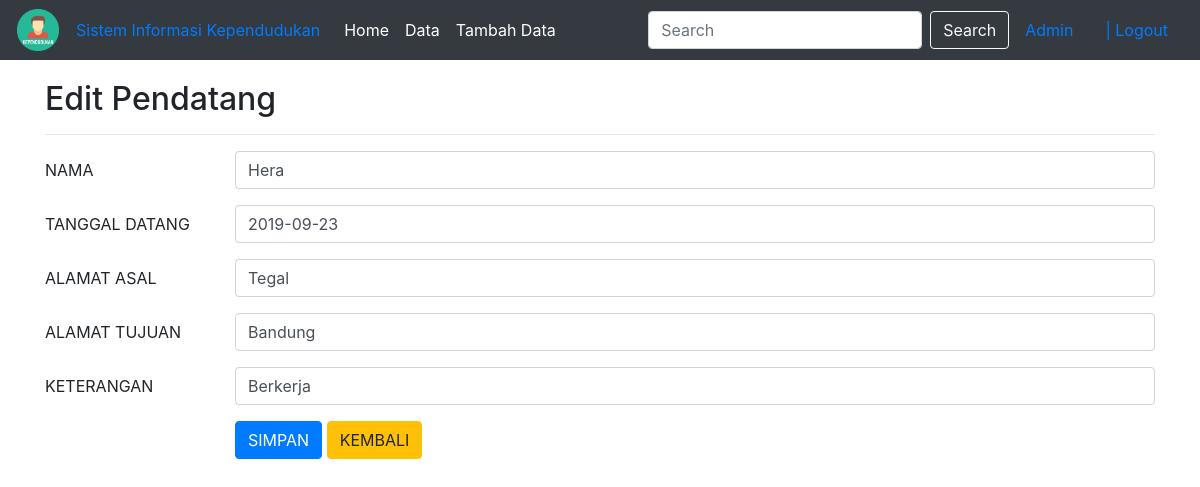
The page /admin/edit_pendatang.php?id=3 on the database its author committed.
### tables this page shows
CREATE TABLE `data_pendatang` (
  `id` int(11) NOT NULL,
  `nama` varchar(25) NOT NULL,
  `tanggal_datang` date NOT NULL,
  `alamat_asal` varchar(100) NOT NULL,
  `alamat_tujuan` varchar(100) NOT NULL,
  `keterangan` varchar(20) NOT NULL
);

### admin/edit_pendatang.php (the view, shortened to what this page needs)
<?php
include('../config.php');
?>
<!DOCTYPE html>
<html>
<head>
	<link rel="stylesheet" href="https://stackpath.bootstrapcdn.com/bootstrap/4.1.3/css/bootstrap.min.css">
</head>
<body>
	<nav class="navbar navbar-expand-md navbar-dark bg-dark">
    <img  alt="Penduduk" src="kependudukan.png" width="42px" style="margin: 1px;padding: 0px color:white;">
    <a href="../main_menu.php" class="nav-item nav-link">Sistem Informasi Kependudukan</a>
    <div class="collapse navbar-collapse" id="navbarCollapse">
        <div class="navbar-nav">
            <a href="index.php" class="nav-item nav-link active">Home</a>
            <a href="data.php" class="nav-item nav-link active">Data</a>
            <a href="tambah_data.php" class="nav-item nav-link active">Tambah Data</a>
        </div>
        <form class="form-inline ml-auto">
            <input type="text" class="form-control mr-sm-2" placeholder="Search">
            <button type="submit" class="btn btn-outline-light">Search</button>
        </form>
        <a href="#" class="nav-item nav-link">Admin</a>
        <a href="form_login.php" class="nav-item nav-link">| Logout</a>
    </div>
</nav>
<div class="container" style="margin-top:20px">
        <b><h2>Edit Pendatang</h2></b>
        <hr>
        <?php
        if(isset($_GET['id'])){
            $id = $_GET['id'];
            $select = mysqli_query($koneksi, "SELECT * FROM data_pendatang WHERE id='$id'") or die(mysqli_error($koneksi));
            if(mysqli_num_rows($select) == 0){
                echo '<div class="alert alert-warning">ID tidak ada dalam database.</div>';
                exit();
            }else{
                $data = mysqli_fetch_assoc($select);
            }
        }
        ?>
        <form action="edit_pendatang.php?id=<?php echo $id; ?>" method="post">
            <div class="form-group row">
                <label class="col-sm-2 col-form-label">NAMA</label>
                <div class="col-sm-10">
                    <input type="text" name="nama" class="form-control" value="<?php echo $data['nama']; ?>" required>
                </div>
            </div>
             <div class="form-group row">
                <label class="col-sm-2 col-form-label">TANGGAL DATANG</label>
                <div class="col-sm-10">
                    <input type="text" name="tanggal_datang" class="form-control" value="<?php echo $data['tanggal_datang']; ?>" required>
                </div>
            </div>
            <div class="form-group row">
                <label class="col-sm-2 col-form-label">ALAMAT ASAL</label>
                <div class="col-sm-10">
                    <input type="text" name="alamat_asal" class="form-control" value="<?php echo $data['alamat_asal']; ?>" required>
                </div>
            </div>
            <div class="form-group row">
                <label class="col-sm-2 col-form-label">ALAMAT TUJUAN</label>
                <div class="col-sm-10">
                    <input type="text" name="alamat_tujuan" class="form-control" value="<?php echo $data['alamat_tujuan']; ?>" required>
                </div>
            </div>
            <div class="form-group row">
                <label class="col-sm-2 col-form-label">KETERANGAN</label>
                <div class="col-sm-10">
                    <input type="text" name="keterangan" class="form-control" value="<?php echo $data['keterangan']; ?>" required>
                </div>
            </div>
            <div class="form-group row">
                <label class="col-sm-2 col-form-label">&nbsp;</label>
                <div class="col-sm-10">
                    <input type="submit" name="submit" class="btn btn-primary" value="SIMPAN">
                    <a href="index.php" class="btn btn-warning">KEMBALI</a>
                </div>
            </div>
        </form>
    </div>
</body>
</html>

### rows shown on the page
data_pendatang: nama "Hera", tanggal_datang "2019-09-23", alamat_asal "Tegal", alamat_tujuan "Bandung", keterangan "Berkerja"
